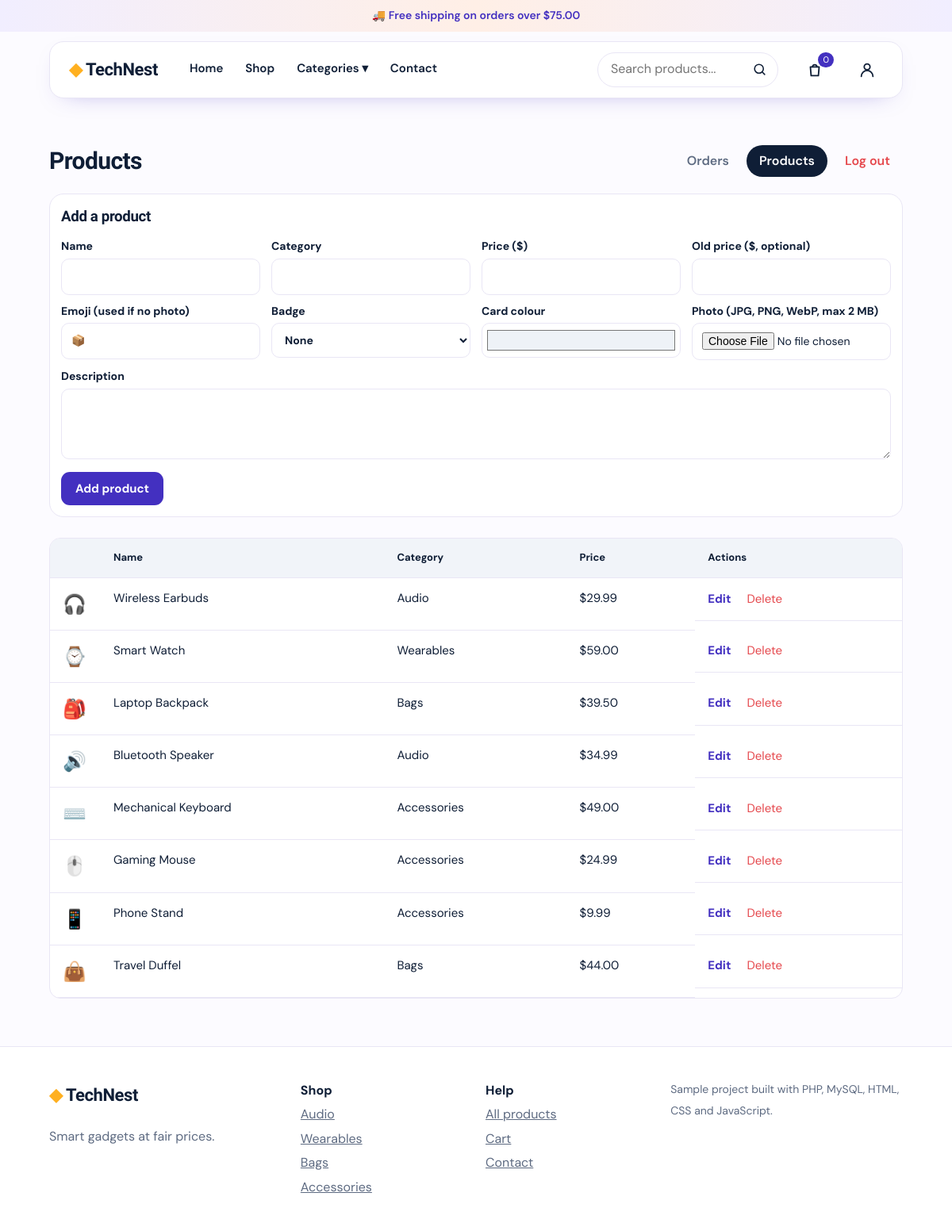
Page /admin_products.php (signed in) on the committed database.
### tables this page shows
CREATE TABLE IF NOT EXISTS products (
  id INT PRIMARY KEY AUTO_INCREMENT, name VARCHAR(120) NOT NULL, price DECIMAL(8,2) NOT NULL,
  old_price DECIMAL(8,2) NOT NULL DEFAULT 0, cat VARCHAR(60) NOT NULL, emoji VARCHAR(16), image VARCHAR(255) DEFAULT NULL,
  rating DECIMAL(2,1) DEFAULT 4.5, reviews INT DEFAULT 0, badge VARCHAR(30) DEFAULT '',
  bg VARCHAR(9) DEFAULT '#EEF2F7', description TEXT
);

### admin_products.php (the view, shortened to what this page needs)
<?php
require_once 'data.php';
$err = ''; $edit = null; $badges = ['', 'Sale', 'New', 'Best seller'];
$rows = $pdo->query('SELECT * FROM products ORDER BY id')->fetchAll();
include 'header.php'; $tab = 'products'; ?>
<main class="wrap">
  <?php include 'admin_nav.php'; ?>
  <form class="card pform" method="post" enctype="multipart/form-data" id="top">
    <h3><?= $edit && $edit['id'] ? 'Edit product' : 'Add a product' ?></h3>
    <div class="fg">
      <label>Name<input name="name" required value="<?= e($edit['name'] ?? '') ?>"></label>
      <label>Category<input name="cat" required value="<?= e($edit['cat'] ?? '') ?>"></label>
      <label>Price ($)<input name="price" type="number" step="0.01" min="0" required value="<?= e($edit['price'] ?? '') ?>"></label>
      <label>Old price ($, optional)<input name="old_price" type="number" step="0.01" min="0" value="<?= e(($edit['old_price'] ?? 0) ?: '') ?>"></label>
      <label>Emoji (used if no photo)<input name="emoji" maxlength="8" value="<?= e($edit['emoji'] ?? '📦') ?>"></label>
      <label>Badge<select name="badge"><?php foreach ($badges as $b): ?><option value="<?= e($b) ?>" <?= ($edit['badge'] ?? '') === $b ? 'selected' : '' ?>><?= $b ?: 'None' ?></option><?php endforeach; ?></select></label>
      <label>Card colour<input name="bg" type="color" value="<?= e($edit['bg'] ?? '#EEF2F7') ?>"></label>
      <label>Photo (JPG, PNG, WebP, max 2 MB)<input name="image" type="file" accept="image/jpeg,image/png,image/webp"></label>
    </div>
    <label>Description<textarea name="description" rows="3"><?= e($edit['description'] ?? '') ?></textarea></label>
    <button class="btn"><?= $edit && $edit['id'] ? 'Save changes' : 'Add product' ?></button>
  </form>
  <div class="tablewrap"><table>
    <tr><th></th><th>Name</th><th>Category</th><th>Price</th><th>Actions</th></tr>
    <?php foreach ($rows as $r): ?><tr>
      <td class="thumb"><?= pic($r) ?></td><td><?= e($r['name']) ?></td><td><?= e($r['cat']) ?></td><td><?= money($r['price']) ?></td>
      <td class="acts"><a href="?edit=<?= $r['id'] ?>#top">Edit</a>
        <form method="post" onsubmit="return confirm('Delete this product?')"><button class="link">Delete</button></form></td>
    </tr><?php endforeach; ?>
  </table></div>
</main>
<?php include 'footer.php'; ?>

### data.php (shortened to what this page needs)
<?php
function e($s){ return htmlspecialchars((string)$s, ENT_QUOTES, 'UTF-8'); }
function money($n){ return '$'.number_format($n,2); }
function pic($p){ return !empty($p['image']) ? '<img src="uploads/'.e($p['image']).'" alt="'.e($p['name']).'" loading="lazy">' : e($p['emoji']); }

### style.css (style rules this page uses)
:root { --bg:#F7F8FB;--card:#fff;--ink:#0F1E36;--mute:#5E6B82;--line:#E2E7F0;--brand:#0B6E6E;--brand2:#095858;--amber:#FFB020;--red:#E5484D }
* { box-sizing:border-box }
html { scroll-behavior:smooth }
body { margin:0;background:var(--bg);color:var(--ink);font:16px/1.55 'DM Sans',system-ui,sans-serif }
h1,h2,h3,.logo { font-family:'Sora',system-ui,sans-serif;letter-spacing:-.02em }
a { color:inherit }
.wrap { max-width:1120px;margin:0 auto;padding:0 22px }
.btn { background:var(--brand);color:#fff;border:0;border-radius:11px;padding:11px 18px;font:700 15px 'DM Sans',sans-serif;cursor:pointer;text-decoration:none;display:inline-block;transition:background .2s }
select,input,textarea { padding:11px 12px;border:1px solid var(--line);border-radius:10px;font:inherit;background:#fff;color:var(--ink) }
.card { background:var(--card);border:1px solid var(--line);border-radius:18px;padding:14px;transition:transform .2s,box-shadow .2s }
.link { background:none;border:0;color:var(--red);cursor:pointer;font:inherit }
label { display:block;font-weight:700;font-size:14px;margin-bottom:10px }
label input,label textarea { width:100%;margin-top:4px;font-weight:400 }
.product h3 a,.card h3 { text-decoration:none }
.tablewrap { overflow-x:auto;background:#fff;border:1px solid var(--line);border-radius:14px;margin-bottom:60px }
table { width:100%;border-collapse:collapse }
th,td { text-align:left;padding:14px 16px;border-bottom:1px solid var(--line);vertical-align:top;font-size:15px }
th { background:#F1F4F9;font-size:13px }
.pform { margin:18px 0 26px }
.pform h3 { margin:0 0 12px }
.fg { display:grid;grid-template-columns:repeat(auto-fit,minmax(200px,1fr));gap:0 14px }
.pform select,.pform input[type=color] { width:100%;margin-top:4px }
.pform input[type=color] { height:44px;padding:4px }
.acts { display:flex;gap:14px;align-items:center }
.acts form { margin:0 }
.acts a { color:var(--brand);font-weight:700;text-decoration:none }
.thumb { font-size:24px;width:64px }
:root { --bg:#FCFBFF;--brand:#4330C0;--brand2:#33229A;--soft:#F1EEFF;--line:#E9E6F5 }

### rows in the picture
products: emoji "🎧", name "Wireless Earbuds", cat "Audio", price "$29.99"
products: emoji "⌚", name "Smart Watch", cat "Wearables", price "$59.00"
products: emoji "🎒", name "Laptop Backpack", cat "Bags", price "$39.50"
products: emoji "🔊", name "Bluetooth Speaker", cat "Audio", price "$34.99"
products: emoji "⌨️", name "Mechanical Keyboard", cat "Accessories", price "$49.00"
products: emoji "🖱️", name "Gaming Mouse", cat "Accessories", price "$24.99"
products: emoji "📱", name "Phone Stand", cat "Accessories", price "$9.99"
products: emoji "👜", name "Travel Duffel", cat "Bags", price "$44.00"

### other values in the picture
money(FREE_SHIP) "$75.00"
cart_count() "0"
$c "Audio"
$c "Wearables"
$c "Bags"
$c "Accessories"
form field badge "None"
